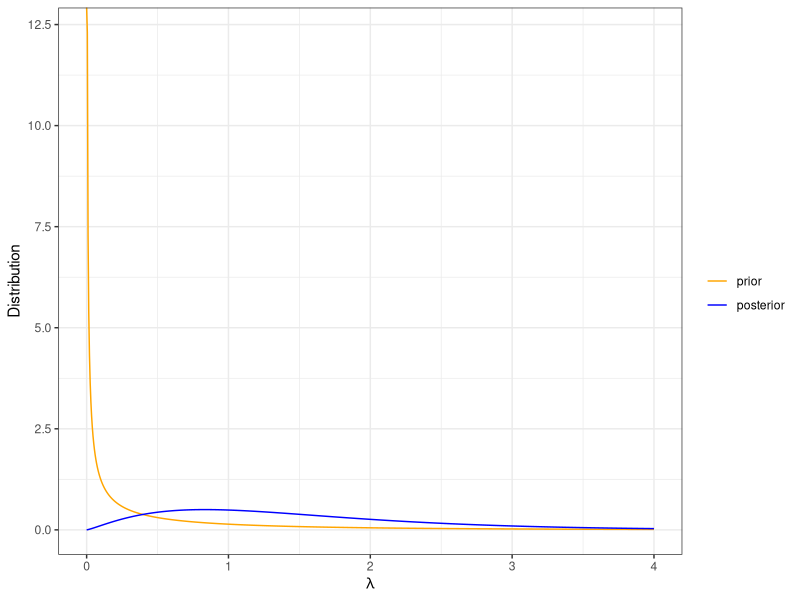

Source code (R):
#poisson-Gamma Conjugacy

library(ggplot2)
k = 0.25; theta = 2
n =1; counts = 2

#after the data
k_after = k + counts; theta_after = theta / (n*theta + 1)

#let's plot the prior and posterior distributions
x = seq(0, 4, by = 0.005)
y_prior = dgamma(x, shape = k, scale = theta)
y_posterior = dgamma(x, shape = k_after, scale = theta_after)
data = data.frame(x = x, y_prior = y_prior, y_posterior = y_posterior)

ggplot(data = data) + geom_line(aes(x = x, y = y_prior, col = "a"))+
  geom_line(aes(x = x, y = y_posterior, col = "b"))+
  scale_colour_manual(values = c("orange", "blue"), labels = c("prior", "posterior") ,name = "") +
  xlab(expression(lambda)) + ylab("Distribution") + theme_bw()
